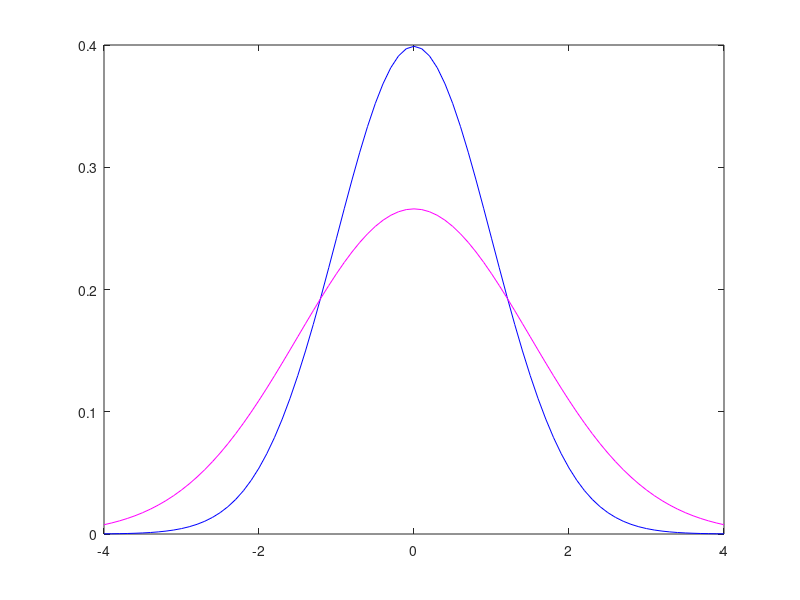

Source code (MATLAB): (Note: this script raises an error after producing the figure.)
%  notes_math_rvs 
%  Calculations to accompany notes on random variables
%  For:  "Macro-foundations for asset prices"
%  Written by:  Dave Backus, NYU, August 2013 and after 
clear all 
format compact

%%
disp('Normal density functions')
x = [-4:0.1:4]';

mu = 0;
sigma = 1;
p1 = exp(-(x-mu).^2/(2*sigma^2))./sqrt(2*pi*sigma^2);

mu = 0;
sigma = 1.5;
p2 = exp(-(x-mu).^2/(2*sigma^2))./sqrt(2*pi*sigma^2);

plot(x,p1,'b')
hold on
plot(x,p2,'m')


%%
disp('Generating functions')
syms s mu sigma                     % defines these as symbols 

% normal mgf 
mgf = exp(s*mu + (s*sigma)^2/2);
cgf = log(mgf);

disp('raw moments')
% differentiate moment generating function 
mu1p = subs(diff(mgf,s,1),s,0)       % mean
mu2p = subs(diff(mgf,s,2),s,0)       % second moment (why not variance?) 
mu3p = subs(diff(mgf,s,3),s,0)
mu4p = subs(diff(mgf,s,4),s,0)

disp('cumulants ')
% differentiate cumulant generating function 
kappa1 = subs(diff(cgf,s,1),s,0)    % mean
kappa2 = subs(diff(cgf,s,2),s,0)    % variance 
kappa3 = subs(diff(cgf,s,3),s,0)
kappa4 = subs(diff(cgf,s,4),s,0)

disp('skewness and kurtosis')
gamma1 = kappa3/kappa2^(3/2)
gamma2 = kappa4/kappa2^2


%%
disp('More generating functions')
syms s mu sigma                     % defines these as symbols 

cgf_x = s^2/2; 
cgf_y = s*mu + subs(cgf_x, s, s*sigma); 

% differentiate cumulant generating function 
kappa1 = subs(diff(cgf_y,s,1),s,0)  % mean
kappa2 = subs(diff(cgf_y,s,2),s,0)  % variance 


%%
% 3-state moments 
syms s omega delta % defines these as symbols 

mgf = omega*(exp(-s*delta)+exp(s*delta)) + (1-2*omega);
cgf = log(mgf);

disp(' ')
kappa1 = subs(diff(cgf,s,1),s,0)    % mean
kappa2 = subs(diff(cgf,s,2),s,0)    % variance 
kappa3 = subs(diff(cgf,s,3),s,0)
factor(kappa3)  % sometimes this cleans up the expression; see also simplify
kappa4 = subs(diff(cgf,s,4),s,0)
factor(kappa4)

disp(' ')
gamma1 = kappa3/kappa2^(3/2)
gamma2 = kappa4/kappa2^2
simplify(gamma2)


%%
disp('Gram-Charlier examples of skewness and kurtosis')

% arbitrary state grid 
zmax = 4; dz = 0.1; 
z = [-zmax:dz:zmax]';

% skewness and (excess) kurtosis
gamma1 = 1
gamma2 = 0.0 

% Gram-Charlier distribution (normal if gamma1 = gamma2 = 0) 
p1 = exp(-z.^2/2)*dz/sqrt(2*pi);       
p2 = gamma1.*p1.*(z.^3-3*z)/6;
p3 = gamma2.*p1.*(z.^4-6*z.^2+3)/24;  
p = p1+p2+p3;
checkprobssum2one = sum(p)

subplot(3,1,1), bar(z,p,'b')
title('distribution')
subplot(3,1,2), bar(z,p2,'b')
title('skewness')
subplot(3,1,3), bar(z,p3,'b')
title('kurtosis')


%% 
disp('Normal mixture pictures')
% arbitrary state grid 
zmax = 4; dz = 0.1; 
z = [-zmax:dz:zmax]';

% standard normal N(0,1)
p1 = exp(-z.^2/2)*dz/sqrt(2*pi);
checksump = sum(p1)
p1 = p1/sum(p1);

% different normal N(theta,delta)
theta = -1
delta = 2 
p2 = exp(-(z-theta).^2/(2*delta))*dz/sqrt(2*pi*delta);
checksump = sum(p2)
p2 = p2/sum(p2);

% mixture 
omega = 0.5
p = (1-omega)*p1 + omega*p2;

figure(1)
subplot(3,1,1), bar(z,p1,'b')
subplot(3,1,2), bar(z,p2,'r')
subplot(3,1,3), bar(z,p,'m')
title('Two Normal distributions and their mixture')


%%
% practice problems

disp('Practice: sample moments') 
x = [2,-1,4,3]'
%
mu1p = sum(x)/4
mu2p = sum(x.^2)/4
%
meanx = mu1p
varx = mu2p - mu1p^2
varx_alt = sum((x-mu1p).^2)/4

stddev = sqrt(varx)

%%
disp('Practice: multivariate sample moments')  
x = [2,-1,4,3]'
y = [10, -5, 3, 0]'

xbar = mean(x)
ybar = mean(y) 

varx = mean((x-xbar).^2) 
vary = mean((y-ybar).^2) 
covxy = mean((x-xbar).*(y-ybar))
corrxy = covxy/sqrt(varx*vary)


%%
% Bernoulli mixture of normals
syms s theta omega delta % defines these as symbols 

theta = 0;
%delta = 1;
mgf = (1-omega)*exp(s^2/2) + omega*exp(theta*s + delta*s^2/2);
cgf = log(mgf);

disp(' ')
kappa1 = subs(diff(cgf,s,1),s,0)    % mean
kappa2 = subs(diff(cgf,s,2),s,0)    % variance 
kappa3 = subs(diff(cgf,s,3),s,0)
factor(kappa3)  % sometimes this cleans up the expression; see also simplify
kappa4 = subs(diff(cgf,s,4),s,0)
factor(kappa4)

disp(' ')
gamma1 = kappa3/kappa2^(3/2)
gamma2 = kappa4/kappa2^2
simplify(gamma2)

subs(gamma2, [omega delta], [0.05 4])

% plot 
x = [-4:0.1:4]';
p1 = exp(-x.^2/2)./sqrt(2*pi);

mu = -2; sigma = 1;
p2 = exp(-(x-mu).^2/(2*sigma^2))./sqrt(2*pi*sigma^2);
omega = 0.2;
pmix = (1-omega)*p1 + omega*p2;

plot(x,p1,'b')
hold on
plot(x,pmix,'m')
text(0.4, 0.38, 'blue=std normal, magenta=mixture') 


